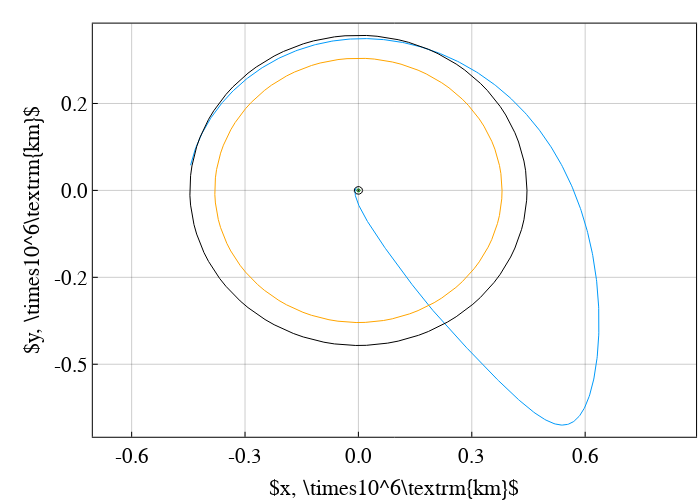

Notebook cell for this chart:
### Code cell
svf = [x_lpo, y_lpo, z_lpo, vx_lpo, vy_lpo, vz_lpo, 1.0]
tspan = [0, -tof]
params = [
    param3b.mu2, param3b.mus, param3b.as, pi - θsf, param3b.oml, param3b.omb, 
    1.0, 0.0, 0.0, 
    paramMulti.mdot, paramMulti.tmax, dir_func, param3b.tstar
]
prob = ODEProblem(SailorMoon.rhs_bcr4bp_sb1frame2_thrust_bal!, svf, tspan, params)
sol = solve(prob, Tsit5(); reltol=1e-12, abstol=1e-12)


pcart_ = plot(
    size=(700,500), frame_style=:box, aspect_ratio=:equal, grid=0.4, legend=false, 
    xlabel=L"x, \times10^6\textrm{km}", 
#     ylabel = "test",
    ylabel=L"y, \times10^6\textrm{km}",
    colorbar_titlefontsize=fs,
    fontsize=fs, xlabelfontsize=fs, ylabelfontsize=fs, xtickfontsize=fs-1, ytickfontsize=fs-1, legendfontsize=fs-1
);

plot!(pcart_, (sol[1,:] .- param3b.as) .* param3b.lstar , sol[2,:].*param3b.lstar)

plot!(pcart_, earth[1,:], earth[2,:], c=:green, lw=1.0, label="earth")
plot!(pcart_, earth_ub[1,:], earth_ub[2,:], c=:black, lw=1.0, label="earth")
plot!(pcart_, earth_lb[1,:], earth_lb[2,:], c=:black, lw=1.0, label="earth")
plot!(pcart_, moon[1,:], moon[2,:], c=:orange, lw=1.0, label="moon")
plot!(pcart_, moon_soi_outer[1,:], moon_soi_outer[2,:], c=:black, lw=1.0, label="moon_soi_outer",
    xaxis=(formatter=x->string(round(x / 10^6; digits=2))),
    yaxis=(formatter=y->string(round(y / 10^6; digits=1))),
)

# savefig("ini_guess.png")
